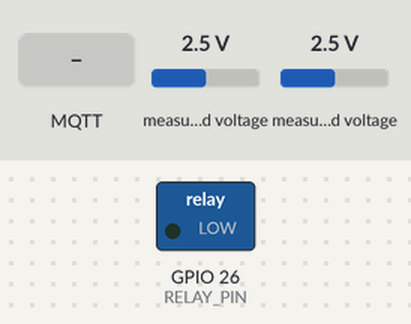
The sketch below on a simulated ESP32. Shown: switched loads named in the sketch (green lamp = pin HIGH). The inputs (shaded band) are chosen by the test bench; at power-on: measured voltage 2.5 V. WiFi joins after 1.5 s; servers stay silent unless stated; no MQTT or app messages arrive unless stated; what the sketch prints to the serial monitor is not drawn.

Above: at 3.3 s.
3.4 s: MQTT message "ON" arrives on the first subscribed topic
At 9.9 s:
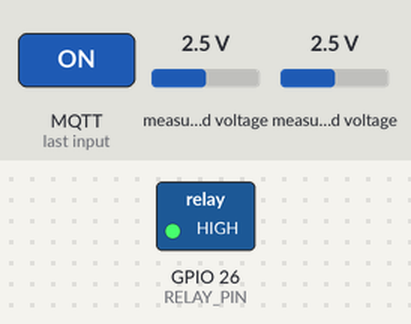
10.3 s: MQTT message "SCT-013-030" arrives on the first subscribed topic
At 16.7 s:
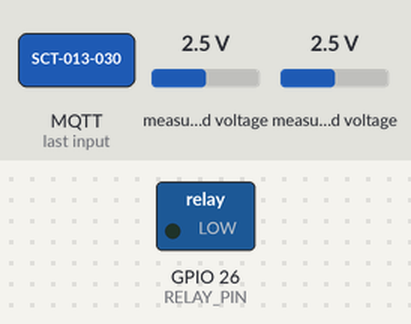
17.0 s: MQTT message "true" arrives on the first subscribed topic
At 23.5 s:
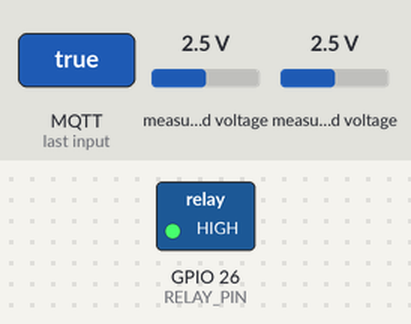
Timing chart, 0 to 25.0 s (numbered marks = the images above; inputs shaded):
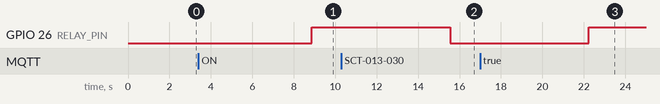

Measured:
- after the input at 3.4 s, GPIO 26 (RELAY_PIN): LOW → HIGH after 5.5 s
- after the input at 10.3 s, GPIO 26 (RELAY_PIN): HIGH → LOW after 5.3 s
- after the input at 17.0 s, GPIO 26 (RELAY_PIN): LOW → HIGH after 5.2 s

The sketch:

meterA.ino
```cpp
/*
 * ================================================================
 *  METER A — Supply / Pole Side
 *  Smart Electricity Theft Detection System
 *
 *  Hardware : ESP32 Dev Board
 *             ADS1115 16-bit ADC  (I2C 0x48)
 *             SCT-013 CT Sensor   (ADS1115 A0, 100Ω burden + bias)
 *             ZMPT101B Voltage    (ADS1115 A1)
 *             Relay Module        (GPIO26)
 *
 *  WIRING (ADS1115):
 *    VCC  → ESP32 3.3V
 *    GND  → ESP32 GND
 *    SDA  → ESP32 GPIO21
 *    SCL  → ESP32 GPIO22
 *    ADDR → GND  (address 0x48)
 *    A0   → CT Sensor out  (with 100Ω burden & bias circuit)
 *    A1   → ZMPT101B OUT
 *
 *  CT BIAS CIRCUIT (required for single-ended ADC):
 *    3.3V ──10kΩ──┬──10kΩ── GND
 *                 │
 *                 ├── 10µF cap to GND
 *                 └── CT sensor output (via burden)
 *    This biases the AC signal to 1.65V DC midpoint.
 *
 *  Libraries (install via Arduino Library Manager):
 *    - PubSubClient  by Nick O'Leary
 *    - Adafruit ADS1X15
 *    - Adafruit BusIO (dependency)
 * ================================================================
 */

#include <WiFi.h>
#include <PubSubClient.h>
#include <Wire.h>
#include <Adafruit_ADS1X15.h>
#include <math.h>

// ── WiFi ─────────────────────────────────────────────────────
// ⚠ Connect ESP32 to PC HOTSPOT (not home router)
// Go to: Windows Settings → System → Mobile Hotspot → note the name+password
const char* WIFI_SSID   = "LAPTOP-5LJI46P9 1083"; // PC Hotspot name
const char* WIFI_PASS   = "12345678";              // PC Hotspot password

// ── MQTT ─────────────────────────────────────────────────────
const char* MQTT_BROKER = "192.168.137.1"; // ← PC Hotspot IP (FIXED, never changes)
const int   MQTT_PORT   = 1883;
const char* CLIENT_ID   = "ESP32_MeterA";

const char* TOPIC_DATA   = "meter/A/data";
const char* TOPIC_STATUS = "meter/A/status";
const char* TOPIC_RELAY  = "meter/A/relay";   // subscribe → control relay

// ── Pins ─────────────────────────────────────────────────────
#define RELAY_PIN   26
#define I2C_SDA     21
#define I2C_SCL     22

// ── ADS1115 Channels ─────────────────────────────────────────
#define CH_CURRENT  0    // A0 → CT Sensor
#define CH_VOLTAGE  1    // A1 → ZMPT101B

// ── CT Sensor Calibration ────────────────────────────────────
// ✔ Using ZMCT103C or ZHT103 (1000:1 ratio, chip-style)
// Thread Phase wire THROUGH the chip hole (not clamp-around!)
// ZMCT103C/ZHT103 spec:
//   Primary turns  : 1 (the wire you pass through)
//   Secondary turns: 1000
//   Max current    : 5A
//   Burden resistor: 200Ω external
// Calibration: new_CT_RATIO = old × (actual_A / displayed_A)
#define CT_RATIO      1000.0f  // ← ZMCT103C / ZHT103 (1000:1)
#define BURDEN_OHMS   200.0f   // ← 200Ω external burden resistor

// ADS1115 GAIN_ONE = ±4.096V → 0.125 mV per LSB
#define VOLTS_PER_BIT 0.0001250f

// ── ZMPT101B Calibration ─────────────────────────────────────
// Calibrated via ADS1115: showed 192V → target 220V
// new factor = 0.475 × (220/192) = 0.544
#define VOLTAGE_FACTOR  0.544f  // ← FINAL calibrated value

// ── Theft Threshold ──────────────────────────────────────────
#define THEFT_THRESHOLD  0.5f   // Amps

// ── Sampling ─────────────────────────────────────────────────
#define SAMPLES       200
#define PUBLISH_MS    2000

// ── Objects ──────────────────────────────────────────────────
Adafruit_ADS1115 ads;
WiFiClient       espClient;
PubSubClient     mqtt(espClient);

// ── State ────────────────────────────────────────────────────
float    voltRMS = 0, currRMS = 0, power = 0, energy = 0;
bool     relayON = false;
unsigned long lastPublish   = 0;
unsigned long lastReconnect = 0;
unsigned long energyTimer   = 0;
unsigned long startTime     = 0;

// ─────────────────────────────────────────────────────────────
//  READ RMS CURRENT  (two-pass: auto-zero + RMS)
// ─────────────────────────────────────────────────────────────
float readCurrentRMS() {
    float sumRaw = 0, sumSq = 0;

    for (int i = 0; i < SAMPLES; i++) { sumRaw += ads.readADC_SingleEnded(CH_CURRENT); }
    float mid = sumRaw / SAMPLES;

    for (int i = 0; i < SAMPLES; i++) {
        float v = ads.readADC_SingleEnded(CH_CURRENT) - mid;
        sumSq += v * v;
    }

    float rmsVolt = sqrtf(sumSq / SAMPLES) * VOLTS_PER_BIT;
    float current = (rmsVolt / BURDEN_OHMS) * CT_RATIO;
    Serial.printf("[DBG-CT] raw=%.4f A  rmsVolt=%.6f V\n", current, rmsVolt);
    return (current < 0.03f) ? 0.0f : current;
}

// ─────────────────────────────────────────────────────────────
//  READ RMS VOLTAGE  (ZMPT101B via ADS1115)
// ─────────────────────────────────────────────────────────────
float readVoltageRMS() {
    float sumRaw = 0, sumSq = 0;

    for (int i = 0; i < SAMPLES; i++) { sumRaw += ads.readADC_SingleEnded(CH_VOLTAGE); }
    float mid = sumRaw / SAMPLES;

    for (int i = 0; i < SAMPLES; i++) {
        float v = ads.readADC_SingleEnded(CH_VOLTAGE) - mid;
        sumSq += v * v;
    }

    float rmsRaw = sqrtf(sumSq / SAMPLES);
    float voltage = rmsRaw * VOLTS_PER_BIT * 1000.0f * VOLTAGE_FACTOR;
    return (voltage < 30.0f || voltage > 290.0f) ? 0.0f : voltage;
}

// ─────────────────────────────────────────────────────────────
//  WIFI
// ─────────────────────────────────────────────────────────────
void connectWiFi() {
    Serial.printf("[WiFi] Connecting to %s", WIFI_SSID);
    WiFi.mode(WIFI_STA);
    WiFi.begin(WIFI_SSID, WIFI_PASS);
    int t = 0;
    while (WiFi.status() != WL_CONNECTED && t++ < 40) { delay(500); Serial.print("."); }
    if (WiFi.status() == WL_CONNECTED) {
        Serial.printf("\n[WiFi] ✔ IP: %s\n", WiFi.localIP().toString().c_str());
    } else {
        Serial.println("\n[WiFi] ✖ Failed — restarting"); delay(2000); ESP.restart();
    }
}

// ─────────────────────────────────────────────────────────────
//  MQTT CALLBACK
// ─────────────────────────────────────────────────────────────
void mqttCallback(char* topic, byte* payload, unsigned int len) {
    String msg = "";
    for (unsigned int i = 0; i < len; i++) msg += (char)payload[i];
    Serial.printf("[MQTT] [%s]: %s\n", topic, msg.c_str());

    if (String(topic) == TOPIC_RELAY) {
        relayON = (msg.indexOf("ON") >= 0 || msg.indexOf("true") >= 0);
        digitalWrite(RELAY_PIN, relayON ? HIGH : LOW);
        Serial.printf("[RELAY] → %s\n", relayON ? "ON" : "OFF");
    }
}

// ─────────────────────────────────────────────────────────────
//  MQTT CONNECT
// ─────────────────────────────────────────────────────────────
bool connectMQTT() {
    if (mqtt.connected()) return true;
    Serial.printf("[MQTT] Connecting to %s:%d ...", MQTT_BROKER, MQTT_PORT);
    // LWT: publish offline status on unexpected disconnect
    if (mqtt.connect(CLIENT_ID, nullptr, nullptr,
                     TOPIC_STATUS, 1, true, "{\"online\":false}")) {
        Serial.println(" ✔ OK");
        mqtt.subscribe(TOPIC_RELAY);
        mqtt.publish(TOPIC_STATUS, "{\"online\":true}", true);
        return true;
    }
    Serial.printf(" ✖ RC=%d\n", mqtt.state());
    return false;
}

// ─────────────────────────────────────────────────────────────
//  PUBLISH DATA
// ─────────────────────────────────────────────────────────────
void publishData() {
    char buf[256];
    snprintf(buf, sizeof(buf),
        "{\"device\":\"A\",\"voltage\":%.2f,\"current\":%.4f,"
        "\"power\":%.2f,\"energy\":%.5f,\"relay\":%s,\"ts\":%lu}",
        voltRMS, currRMS, power, energy,
        relayON ? "true" : "false", millis());
    mqtt.publish(TOPIC_DATA, buf, true);
    Serial.println("[MQTT] Published → meter/A/data");
}

// ─────────────────────────────────────────────────────────────
//  SETUP
// ─────────────────────────────────────────────────────────────
void setup() {
    Serial.begin(115200);
    delay(600);
    Serial.println("\n╔═══════════════════════════════════╗");
    Serial.println("║  METER A — Supply Side            ║");
    Serial.println("║  Power Theft Detection System     ║");
    Serial.println("╚═══════════════════════════════════╝\n");

    pinMode(RELAY_PIN, OUTPUT);
    digitalWrite(RELAY_PIN, LOW);

    Wire.begin(I2C_SDA, I2C_SCL);
    if (!ads.begin()) {
        Serial.println("[ADS] ✖ ADS1115 not found! Check wiring."); while (1);
    }
    ads.setGain(GAIN_ONE);         // ±4.096V range
    ads.setDataRate(RATE_ADS1115_860SPS); // fastest sampling
    Serial.println("[ADS] ✔ ADS1115 ready (GAIN_ONE, 860SPS)");

    Serial.printf("[CFG] CT Ratio: %.0f:1  Burden: %.0fΩ  Calib: %.3f\n",
        CT_RATIO, BURDEN_OHMS, CT_RATIO / BURDEN_OHMS);

    connectWiFi();
    mqtt.setServer(MQTT_BROKER, MQTT_PORT);
    mqtt.setCallback(mqttCallback);
    mqtt.setKeepAlive(60);
    mqtt.setBufferSize(384);
    connectMQTT();

    energyTimer = startTime = millis();
    Serial.println("[SYS] Ready — publishing every 2 seconds\n");
}

// ─────────────────────────────────────────────────────────────
//  LOOP
// ─────────────────────────────────────────────────────────────
void loop() {
    if (WiFi.status() != WL_CONNECTED) { Serial.println("[WiFi] Lost — reconnecting"); connectWiFi(); }

    if (!mqtt.connected()) {
        unsigned long now = millis();
        if (now - lastReconnect > 5000) { lastReconnect = now; connectMQTT(); }
    }
    mqtt.loop();

    if (millis() - lastPublish >= PUBLISH_MS) {
        lastPublish = millis();

        voltRMS = readVoltageRMS();
        currRMS = readCurrentRMS();
        power   = voltRMS * currRMS;

        // Energy accumulation (kWh)
        unsigned long now = millis();
        energy += power * ((now - energyTimer) / 3600000.0f) / 1000.0f;
        energyTimer = now;

        // Serial output
        Serial.println("══════════════════════════════════════");
        Serial.printf(" [A] Voltage : %7.2f V\n", voltRMS);
        Serial.printf(" [A] Current : %7.4f A\n", currRMS);
        Serial.printf(" [A] Power   : %7.2f W\n", power);
        Serial.printf(" [A] Energy  : %7.5f kWh\n", energy);
        Serial.printf(" [A] Relay   : %s\n", relayON ? "ON" : "OFF");
        Serial.println("══════════════════════════════════════");

        if (mqtt.connected()) publishData();
    }

    delay(10);
}

/*
 * ================================================================
 *  CALIBRATION NOTES
 * ================================================================
 *  1. CT Sensor ratio:
 *     - Check label on sensor body (e.g. "1000:1" or "SCT-013-030")
 *     - SCT-013-000 → CT_RATIO=2000, BURDEN_OHMS=100
 *     - SCT-013-030 → CT_RATIO=30,   BURDEN_OHMS=1  (built-in burden)
 *
 *  2. Current calibration:
 *     - Connect known load (100W bulb = 0.43A at 230V)
 *     - If reading is wrong, scale CT_RATIO up/down accordingly
 *
 *  3. Voltage calibration:
 *     - Check Serial Monitor vs real multimeter reading
 *     - new VOLTAGE_FACTOR = old × (actual_V / displayed_V)
 *
 *  4. Zero noise:
 *     - With no load, current should read 0.00A
 *     - If it shows 0.10–0.15A, adjust the 0.10f noise floor threshold
 * ================================================================
 */
```
